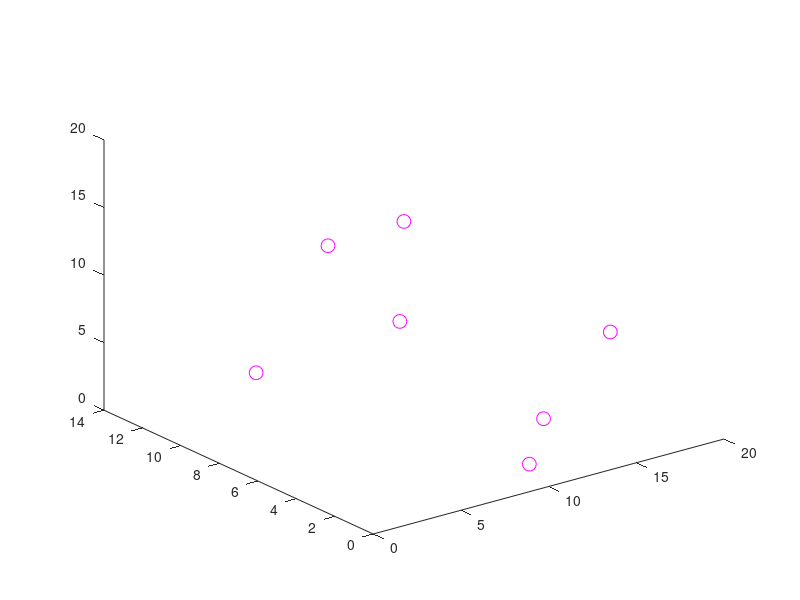

Source code (MATLAB):
%Data Visualization
% 3-Dimensional Plot

A = [ 1 :3:20 ]
B = [ 7 6 5 1 3 13 5 ]
C = [ 7 16 10 1 2 9 5 ]

plot3 (A,B,C,' om','Markersize',10)

